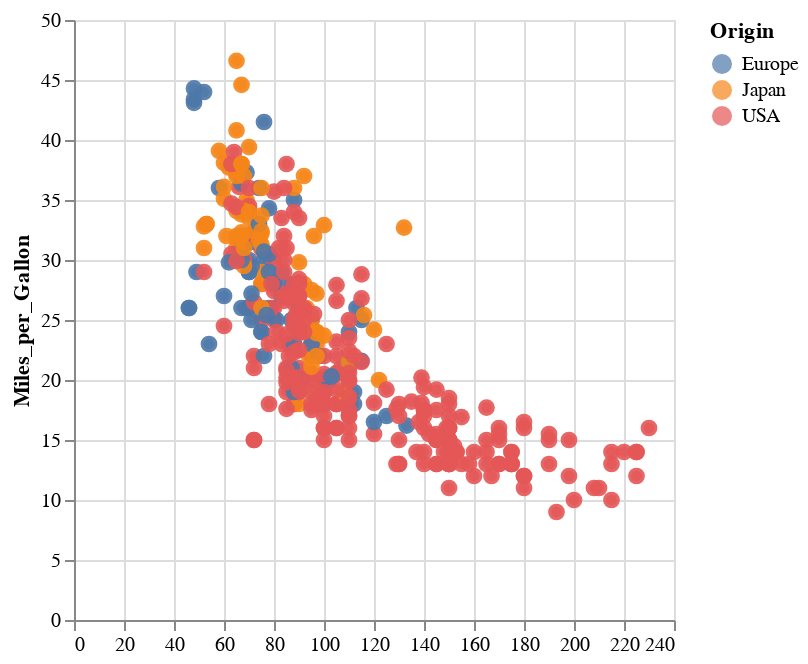

The cell this chart's notebook holds for it:
### Markdown cell above
5.2. Используя данные об автомобилях, создайте диаграмму рассеяния (*scatter-plot*), на которой *размер* (*size*) точек становится больше при наведении на них курсора.

### Code cell
# Переменные для интерактива при наведении
hover = alt.selection_point(on='mouseover', nearest=True, empty=False)
click = alt.selection_point(on='click', nearest=True, empty=False)

# Переменные для выбора второй переменной в scatter plot
dropdown = alt.binding_select(
    options=['Horsepower', 'Displacement', 'Weight_in_lbs', 'Acceleration'],
    name='X-axis column '
)
xcol_param = alt.param(
    value='Horsepower',
    bind=dropdown
)

scatter = alt.Chart(cars).mark_circle().encode(
    x=alt.X('x:Q').title(''),
    y='Miles_per_Gallon:Q',
    color='Origin:N'
).add_params(hover, click).properties().transform_calculate( # Реализация выбора второй переменной 
    x=f'datum[{xcol_param.name}]'
).add_params(
    xcol_param
)

# Реализация увеличения размера
highlight = scatter.mark_circle(opacity=0.90).encode(
    size=alt.condition(hover, alt.value(1000), alt.value(70))
)

(scatter + highlight)

### Figure 1 — Vega-Lite specification as saved in the notebook (floating-point values rounded to 4 significant figures; data arrays with more than 128 entries replaced by an {"elided": "..."} marker saying what was removed)
{"config": {"view": {"continuousWidth": 300, "continuousHeight": 300}}, "layer": [{"mark": {"type": "circle"}, "encoding": {"color": {"field": "Origin", "type": "nominal"}, "x": {"field": "x", "title": "", "type": "quantitative"}, "y": {"field": "Miles_per_Gallon", "type": "quantitative"}}, "name": "view_2", "transform": [{"calculate": "datum[param_4]", "as": "x"}]}, {"mark": {"type": "circle", "opacity": 0.9}, "encoding": {"color": {"field": "Origin", "type": "nominal"}, "size": {"condition": {"param": "param_2", "value": 1000, "empty": false}, "value": 70}, "x": {"field": "x", "title": "", "type": "quantitative"}, "y": {"field": "Miles_per_Gallon", "type": "quantitative"}}, "transform": [{"calculate": "datum[param_4]", "as": "x"}]}], "data": {"name": "data-f02450ab61490a1363517a0190416235"}, "params": [{"name": "param_2", "select": {"type": "point", "nearest": true, "on": "mouseover"}, "views": ["view_2"]}, {"name": "param_3", "select": {"type": "point", "nearest": true, "on": "click"}, "views": ["view_2"]}, {"name": "param_4", "bind": {"input": "select", "options": ["Horsepower", "Displacement", "Weight_in_lbs", "Acceleration"], "name": "X-axis column "}, "value": "Horsepower"}], "$schema": "https://vega.github.io/schema/vega-lite/v5.16.3.json", "datasets": {"data-f02450ab61490a1363517a0190416235": {"elided": "406 records"}}}
